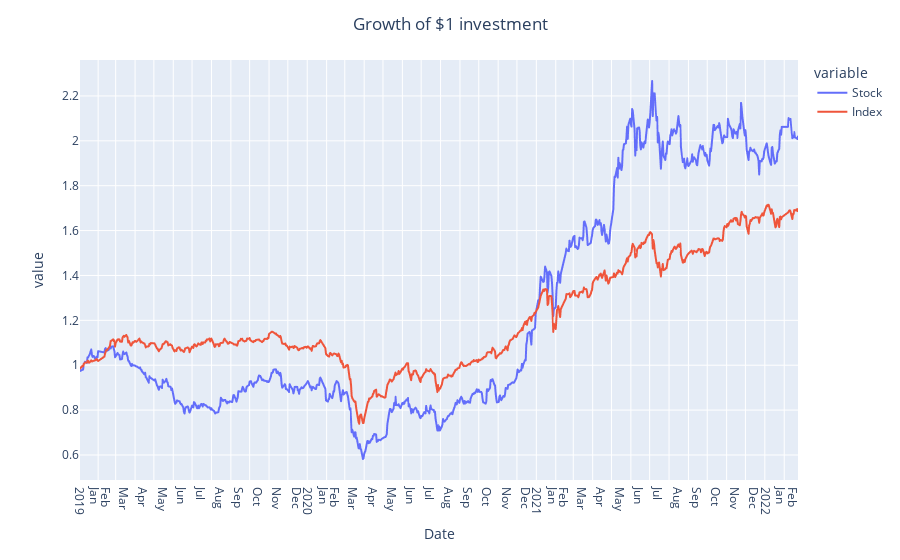

Source (notebook cell):
### Code cell
#Plot the performance of the stock vs the index in terms of performance (cumulative return).

fig = px.line(df, x="Date", y=df.columns,
              hover_data={"Date": "|%B %d, %Y"}
              )
fig.update_layout(title='Growth of $1 investment',title_x=0.5)
fig.update_xaxes(
    dtick="M1",
    tickformat="%b\n%Y",
    ticklabelmode="period"
    )
fig.show()

### Figure 1 — Plotly figure (JSON) as saved in the notebook; plotly's stock layout.template omitted (floating-point values rounded to 4 significant figures; data arrays with more than 128 entries replaced by an {"elided": "..."} marker saying what was removed)
{"data": [{"hovertemplate": "variable=Stock<br>Date=%{x|%B %d, %Y}<br>value=%{y}<extra></extra>", "legendgroup": "Stock", "line": {"color": "#636efa", "dash": "solid"}, "marker": {"symbol": "circle"}, "mode": "lines", "name": "Stock", "showlegend": true, "type": "scattergl", "x": {"elided": "783 str values"}, "xaxis": "x", "y": {"elided": "783 float values"}, "yaxis": "y"}, {"hovertemplate": "variable=Index<br>Date=%{x|%B %d, %Y}<br>value=%{y}<extra></extra>", "legendgroup": "Index", "line": {"color": "#EF553B", "dash": "solid"}, "marker": {"symbol": "circle"}, "mode": "lines", "name": "Index", "showlegend": true, "type": "scattergl", "x": {"elided": "783 str values"}, "xaxis": "x", "y": {"elided": "783 float values"}, "yaxis": "y"}], "layout": {"legend": {"title": {"text": "variable"}, "tracegroupgap": 0}, "margin": {"t": 60}, "title": {"text": "Growth of $1 investment", "x": 0.5}, "xaxis": {"anchor": "y", "domain": [0, 1], "dtick": "M1", "tickformat": "%b\n%Y", "ticklabelmode": "period", "title": {"text": "Date"}}, "yaxis": {"anchor": "x", "domain": [0, 1], "title": {"text": "value"}}}}
